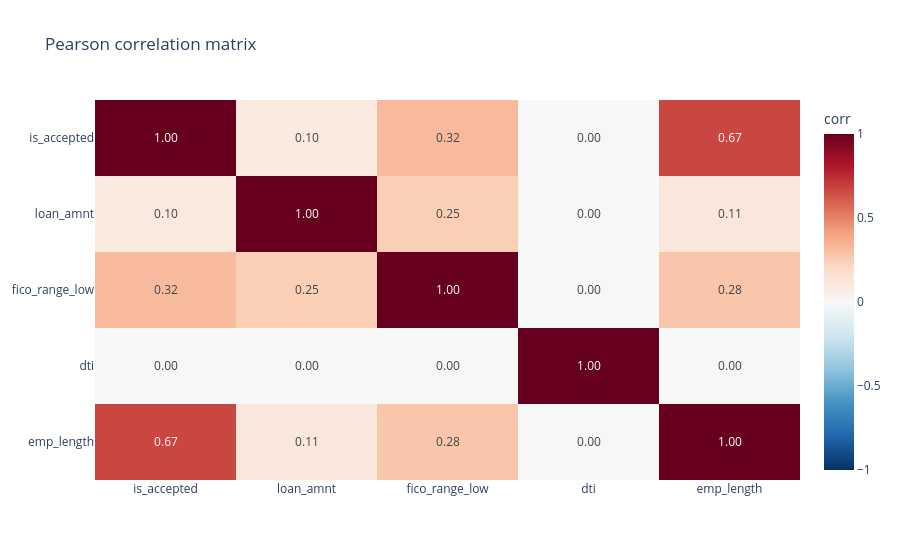

Here is the notebook cell this chart was saved with:
### Code cell
show_correlation_matrix(all_df.dropna())

### Figure 1 — Plotly figure (JSON) as saved in the notebook; plotly's stock layout.template omitted (floating-point values rounded to 4 significant figures)
{"data": [{"coloraxis": "coloraxis", "hovertemplate": "x: %{x}<br>y: %{y}<br>color: %{z}<extra></extra>", "name": "0", "texttemplate": "%{z:.2f}", "type": "heatmap", "x": ["is_accepted", "loan_amnt", "fico_range_low", "dti", "emp_length"], "xaxis": "x", "y": ["is_accepted", "loan_amnt", "fico_range_low", "dti", "emp_length"], "yaxis": "y", "z": [[1.0, 0.09638, 0.3214, -0.003707, 0.6691], [0.09638, 1.0, 0.2484, 0.0007806, 0.1119], [0.3214, 0.2484, 1.0, -0.002811, 0.281], [-0.003707, 0.0007806, -0.002811, 1.0, -0.003508], [0.6691, 0.1119, 0.281, -0.003508, 1.0]]}], "layout": {"coloraxis": {"autocolorscale": false, "cmax": 1, "cmin": -1, "colorbar": {"title": {"text": "corr"}}, "colorscale": [[0, "rgb(5,48,97)"], [0.1, "rgb(33,102,172)"], [0.2, "rgb(67,147,195)"], [0.3, "rgb(146,197,222)"], [0.4, "rgb(209,229,240)"], [0.5, "rgb(247,247,247)"], [0.6, "rgb(253,219,199)"], [0.7, "rgb(244,165,130)"], [0.8, "rgb(214,96,77)"], [0.9, "rgb(178,24,43)"], [1, "rgb(103,0,31)"]]}, "title": {"text": "Pearson correlation matrix"}, "xaxis": {"anchor": "y", "domain": [0, 1]}, "yaxis": {"anchor": "x", "autorange": "reversed", "domain": [0, 1]}}}
